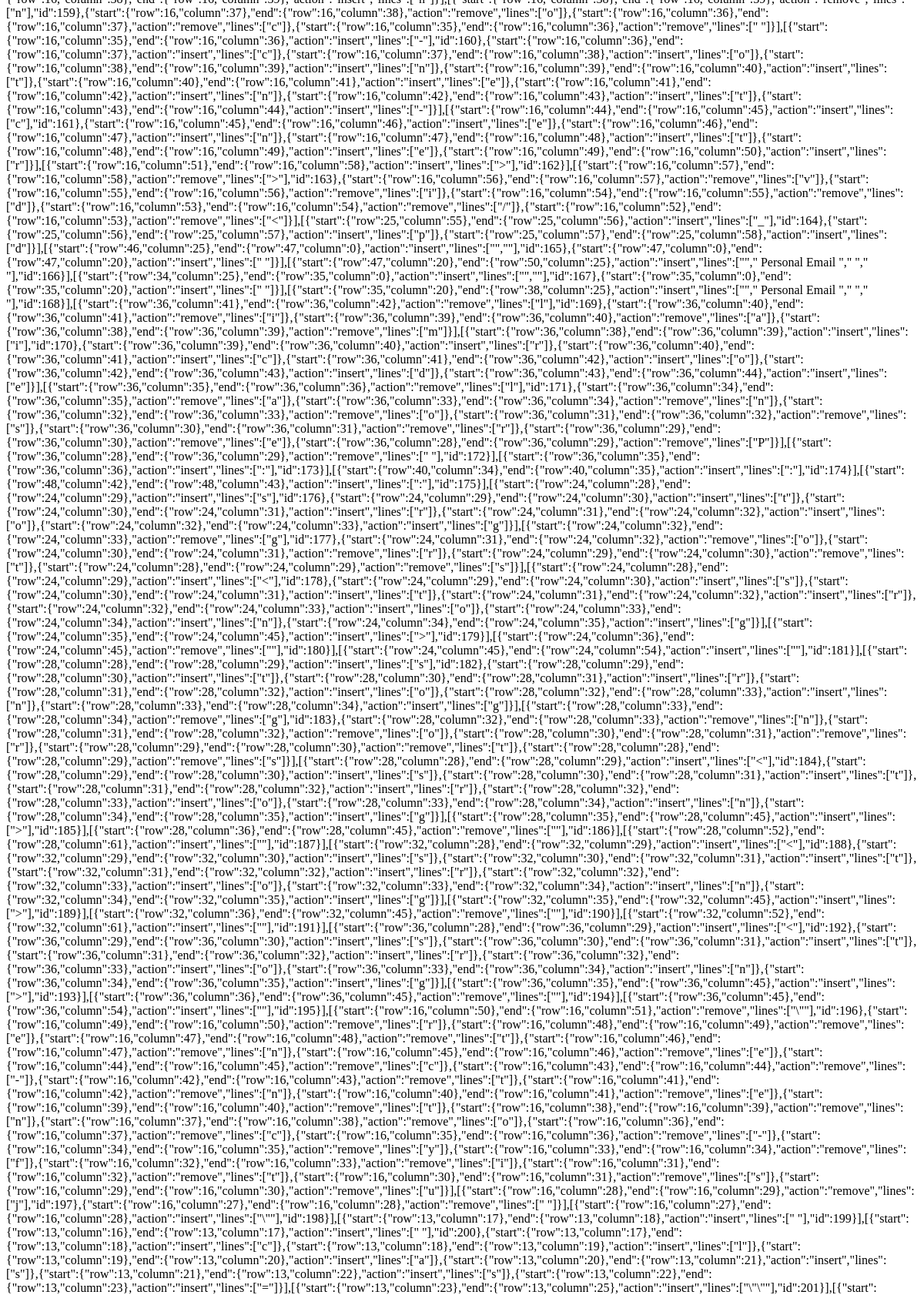
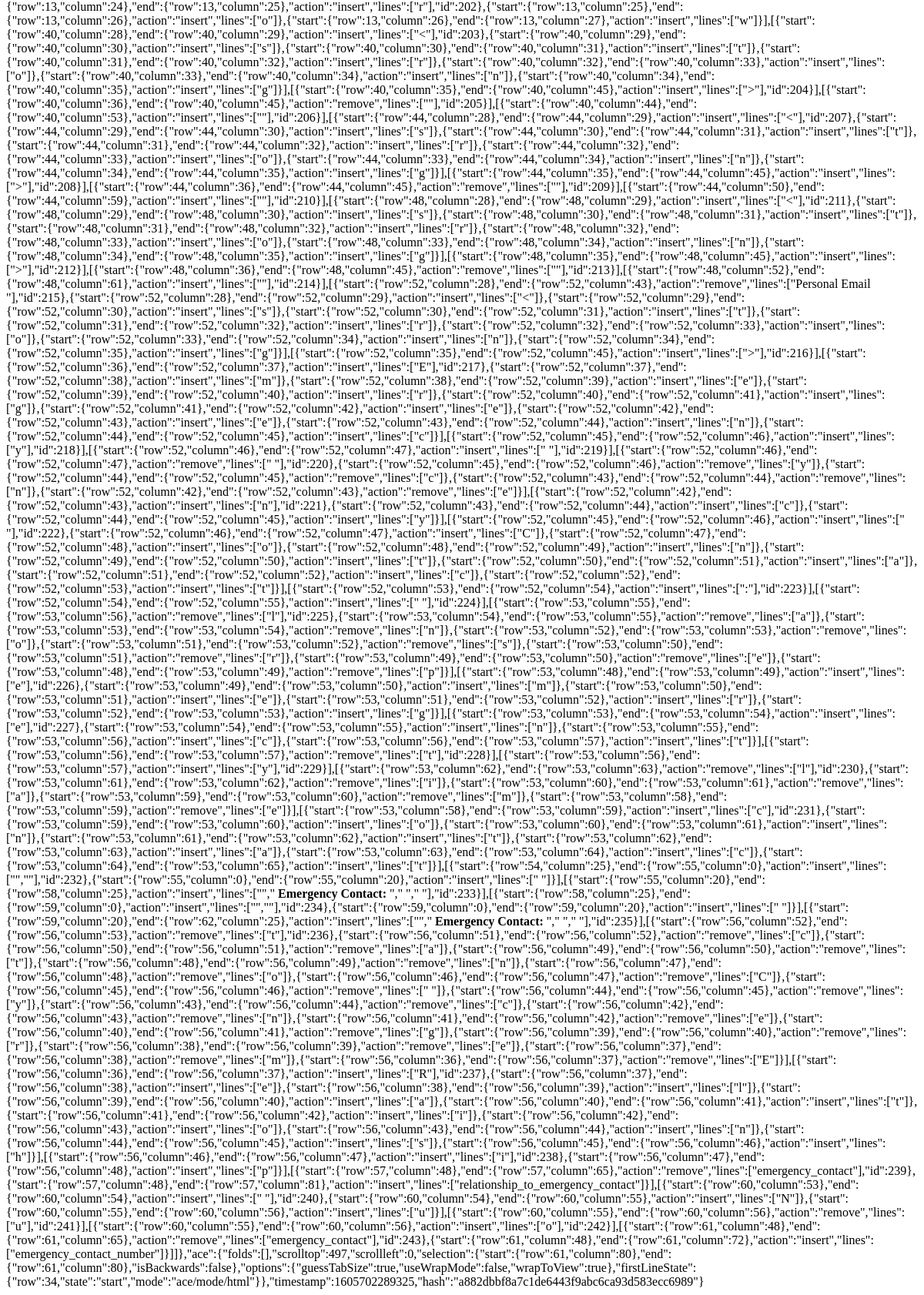
The page /clocking/view_personal_details/ (signed in, lower part) on the database as committed earlier (2 pictures, top to bottom).
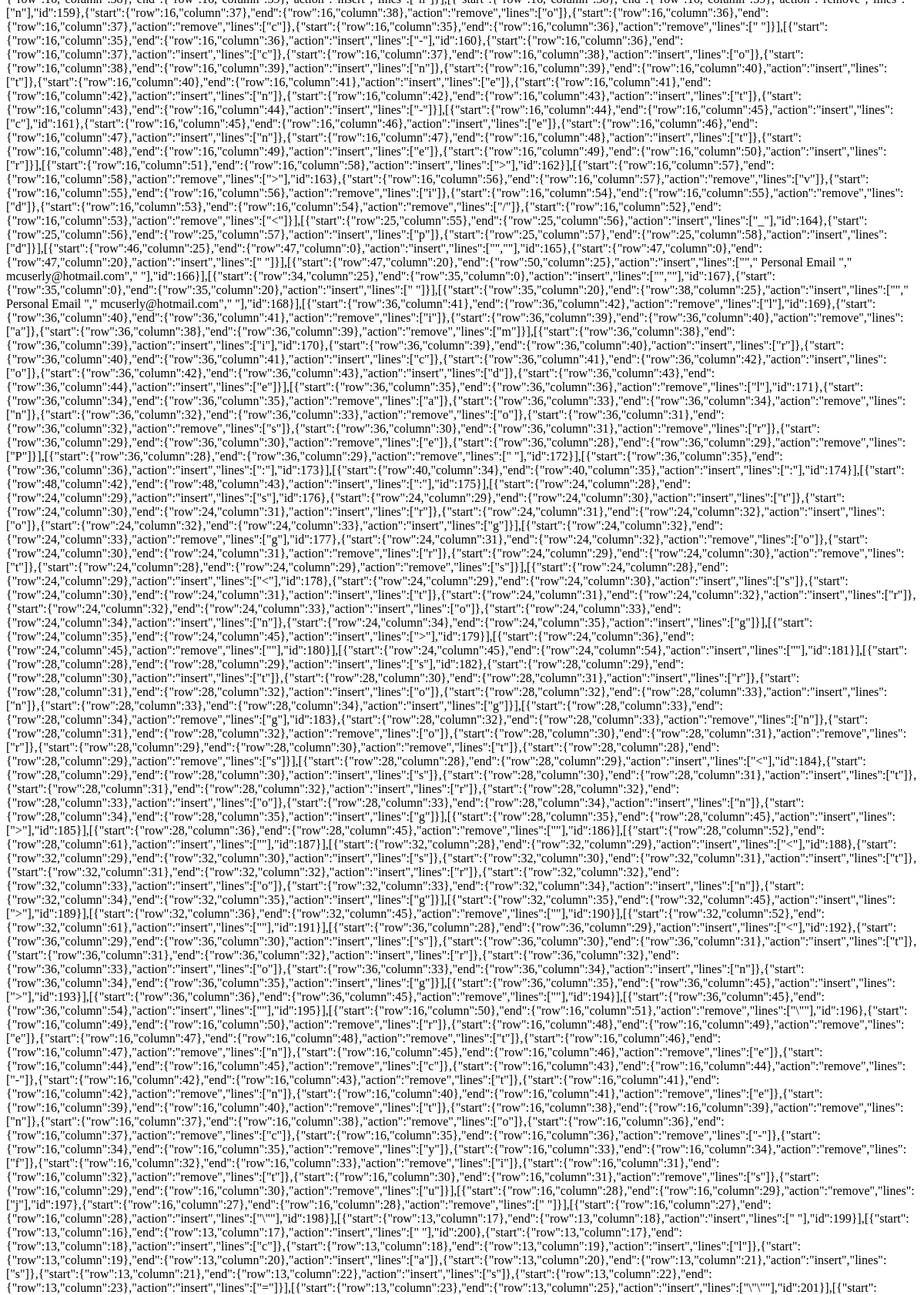
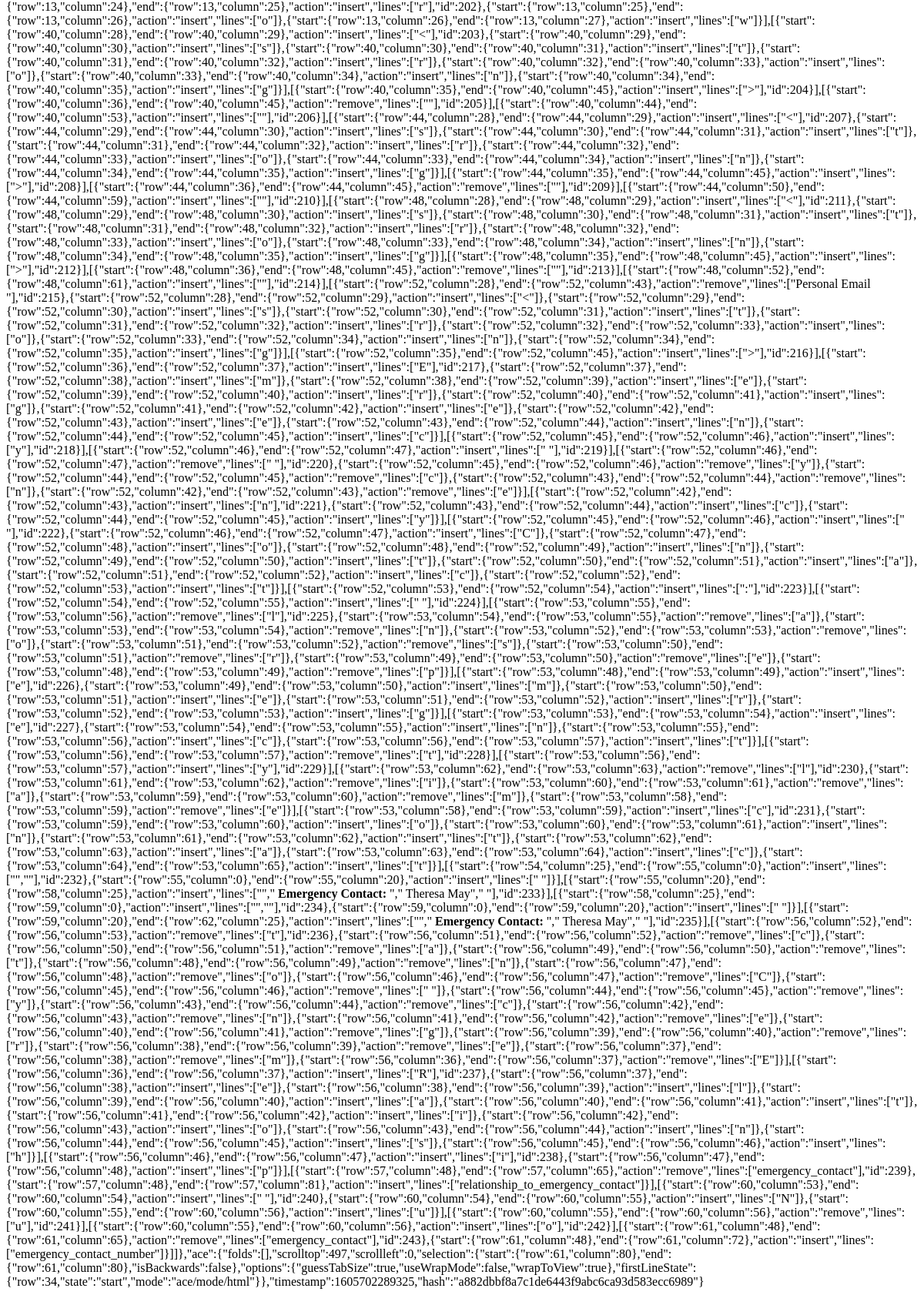
The same page on the database as committed later (2 pictures, top to bottom).
### clocking/models.py (models this page shows, shortened)
class PersonalDetails(models.Model):
	address_1 = models.CharField(max_length=100)
	address_2 = models.CharField(max_length=100)
	eircode = models.CharField(max_length=10)
	class Counties(ChoiceEnum):
            Carlow = 'Carlow'
            Cork = 'Cork'
            Dublin = 'Dublin'
            Kildare = 'Kildare'
            Laois = 'Laois'
            Limerick = 'Limerick'
            Louth = 'Louth'
            Meath = 'Meath'
            Offaly = 'Offaly'
            Wicklow = 'Wicklow'
	county = models.CharField(max_length=15, choices=Counties.choices(), default='None')
	contact_number = models.CharField(max_length=12, blank=False, null=False)
	personal_email = models.EmailField(blank=True, null=True) #Check exact syntax
	emergency_contact = models.CharField(max_length=50, blank=False, null=False)
	relationship_to_emergency_contact = models.CharField(max_length=30, blank=False, null=False)
	emergency_contact_number = models.CharField(max_length=12, blank=False, null=False)
	officer_pd = models.ForeignKey(Account, related_name='officer_pd', on_delete=models.CASCADE)
	last_updated = models.DateTimeField(auto_now=True)

### clocking/views.py (the view)
@login_required()
def view_personal_details(request):
    user = request.user
    personal_details_check = PersonalDetails.objects.filter(officer_pd=user)
    if personal_details_check.exists():
        personal_details = PersonalDetails.objects.get(officer_pd=user)
        info_message = ""
        personal_details_exist = True
    else:
        info_message = "You have not yet filled out any personal details. Select the button below to begin."
        personal_details_exist = False
        personal_details = None
    args = {'personal_details': personal_details, 'info_message': info_message, 'personal_details_exist': personal_details_exist}
    return render(request, "view_personal_details.html", args)

### .c9/metadata/environment/clocking/templates/view_personal_details.html (shortened to what the changed rows need)
<tr> <td>{{ personal_details.personal_email }}</td> </tr><tr> <td>{{ personal_details.personal_email }}</td> </tr><tr> <td>{{ personal_details.emergency_contact }}</td> </tr><tr> <td>{{ personal_details.emergency_contact }}</td> </tr>

Rows that differ between the two databases and show on the page:
added PersonalDetails: personal_email "mcuserly@hotmail.com", emergency_contact "Theresa May"
